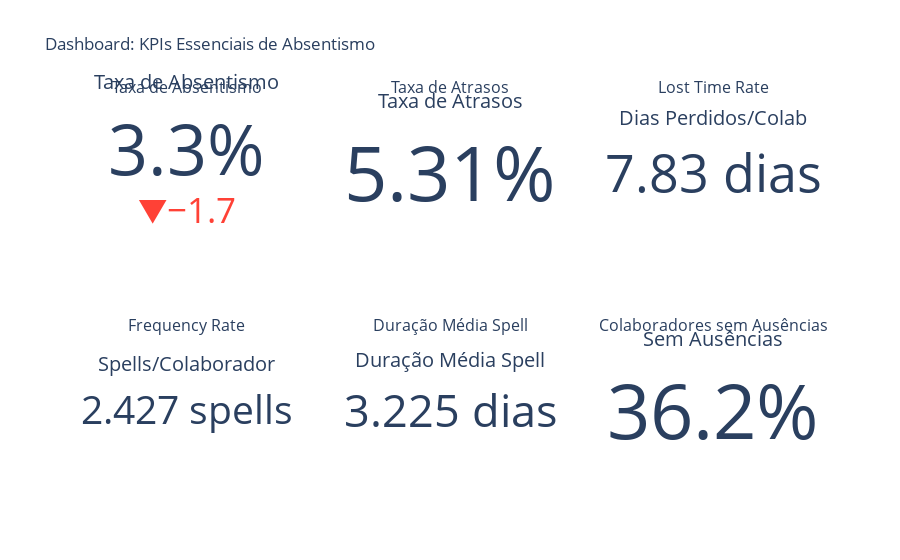
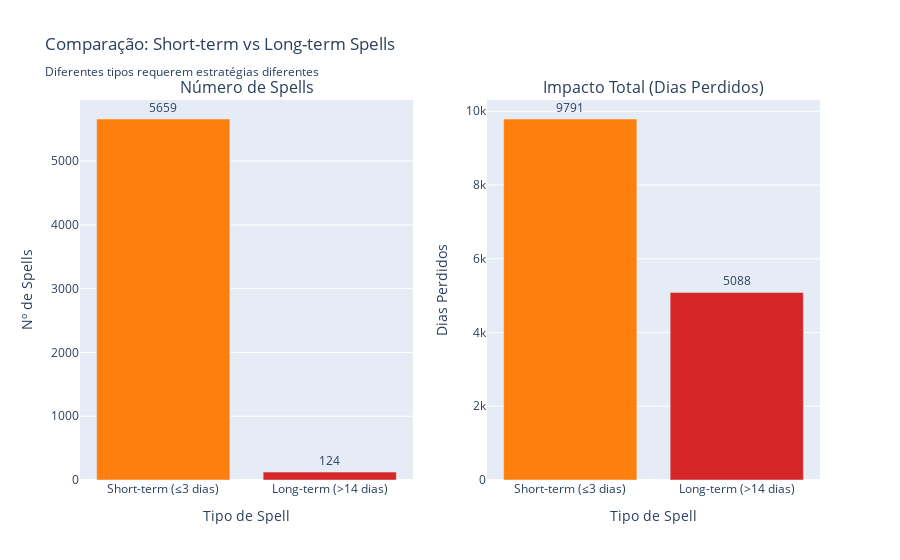

The cell these charts' notebook holds for them, in order:
### Markdown cell above
### 4.2: Visualizações de KPIs

### Code cell
# VIZ 1: Dashboard de KPIs principais (cards visuais)
from plotly.subplots import make_subplots

fig_kpis = make_subplots(
    rows=2, cols=3,
    specs=[[{"type": "indicator"}, {"type": "indicator"}, {"type": "indicator"}],
           [{"type": "indicator"}, {"type": "indicator"}, {"type": "indicator"}]],
    subplot_titles=('Taxa de Absentismo', 'Taxa de Atrasos', 'Lost Time Rate',
                    'Frequency Rate', 'Duração Média Spell', 'Colaboradores sem Ausências')
)

# KPI 1: Taxa de Absentismo
fig_kpis.add_trace(go.Indicator(
    mode="number+delta",
    value=taxa_absentismo_global,
    delta={'reference': 5, 'relative': False},  # Benchmark: 5% (típico para call centers)
    number={'suffix': "%"},
    title={'text': "Taxa de Absentismo"},
    domain={'x': [0, 1], 'y': [0, 1]}
), row=1, col=1)

# KPI 2: Taxa de Atrasos
fig_kpis.add_trace(go.Indicator(
    mode="number",
    value=taxa_atrasos,
    number={'suffix': "%"},
    title={'text': "Taxa de Atrasos"}
), row=1, col=2)

# KPI 3: Lost Time Rate
fig_kpis.add_trace(go.Indicator(
    mode="number",
    value=lost_time_rate,
    number={'suffix': " dias"},
    title={'text': "Dias Perdidos/Colab"}
), row=1, col=3)

# KPI 4: Frequency Rate
fig_kpis.add_trace(go.Indicator(
    mode="number",
    value=frequency_rate,
    number={'suffix': " spells"},
    title={'text': "Spells/Colaborador"}
), row=2, col=1)

# KPI 5: Mean Spell Duration
fig_kpis.add_trace(go.Indicator(
    mode="number",
    value=mean_spell_duration,
    number={'suffix': " dias"},
    title={'text': "Duração Média Spell"}
), row=2, col=2)

# KPI 6: Taxa Zero Ausências
fig_kpis.add_trace(go.Indicator(
    mode="number",
    value=taxa_zero_ausencias,
    number={'suffix': "%"},
    title={'text': "Sem Ausências"}
), row=2, col=3)

fig_kpis.update_layout(
    title_text='Dashboard: KPIs Essenciais de Absentismo',
    height=600
)

fig_kpis.show()

# VIZ 2: Comparação Short-term vs Long-term spells (impacto diferente)
spell_impact = pd.DataFrame({
    'Tipo': ['Short-term\n(≤3 dias)', 'Long-term\n(>14 dias)'],
    'Número de Spells': [
        df_spells['short_term'].sum(),
        df_spells['long_term'].sum()
    ],
    'Total de Dias': [
        df_spells[df_spells['short_term']]['duracao_dias'].sum(),
        df_spells[df_spells['long_term']]['duracao_dias'].sum()
    ]
})

fig_impact = make_subplots(
    rows=1, cols=2,
    subplot_titles=('Número de Spells', 'Impacto Total (Dias Perdidos)')
)

fig_impact.add_trace(
    go.Bar(
        x=spell_impact['Tipo'],
        y=spell_impact['Número de Spells'],
        marker_color=['#ff7f0e', '#d62728'],
        text=spell_impact['Número de Spells'],
        textposition='outside'
    ),
    row=1, col=1
)

fig_impact.add_trace(
    go.Bar(
        x=spell_impact['Tipo'],
        y=spell_impact['Total de Dias'],
        marker_color=['#ff7f0e', '#d62728'],
        text=spell_impact['Total de Dias'],
        textposition='outside'
    ),
    row=1, col=2
)

fig_impact.update_xaxes(title_text="Tipo de Spell", row=1, col=1)
fig_impact.update_xaxes(title_text="Tipo de Spell", row=1, col=2)
fig_impact.update_yaxes(title_text="Nº de Spells", row=1, col=1)
fig_impact.update_yaxes(title_text="Dias Perdidos", row=1, col=2)

fig_impact.update_layout(
    title_text='Comparação: Short-term vs Long-term Spells<br><sub>Diferentes tipos requerem estratégias diferentes</sub>',
    height=500,
    showlegend=False
)

fig_impact.show()

print('\n✓ Visualizações de KPIs criadas')

### Figure 1 — Plotly figure (JSON) as saved in the notebook; plotly's stock layout.template omitted (floating-point values rounded to 4 significant figures)
{"data": [{"delta": {"reference": 5, "relative": false}, "domain": {"x": [0, 0.2889], "y": [0.625, 1]}, "mode": "number+delta", "number": {"suffix": "%"}, "title": {"text": "Taxa de Absentismo"}, "type": "indicator", "value": 3.3}, {"domain": {"x": [0.3556, 0.6444], "y": [0.625, 1]}, "mode": "number", "number": {"suffix": "%"}, "title": {"text": "Taxa de Atrasos"}, "type": "indicator", "value": 5.312}, {"domain": {"x": [0.7111, 1], "y": [0.625, 1]}, "mode": "number", "number": {"suffix": " dias"}, "title": {"text": "Dias Perdidos/Colab"}, "type": "indicator", "value": 7.828}, {"domain": {"x": [0, 0.2889], "y": [0, 0.375]}, "mode": "number", "number": {"suffix": " spells"}, "title": {"text": "Spells/Colaborador"}, "type": "indicator", "value": 2.427}, {"domain": {"x": [0.3556, 0.6444], "y": [0, 0.375]}, "mode": "number", "number": {"suffix": " dias"}, "title": {"text": "Duração Média Spell"}, "type": "indicator", "value": 3.225}, {"domain": {"x": [0.7111, 1], "y": [0, 0.375]}, "mode": "number", "number": {"suffix": "%"}, "title": {"text": "Sem Ausências"}, "type": "indicator", "value": 36.22}], "layout": {"annotations": [{"font": {"size": 16}, "showarrow": false, "text": "Taxa de Absentismo", "x": 0.1444, "xanchor": "center", "xref": "paper", "y": 1, "yanchor": "bottom", "yref": "paper"}, {"font": {"size": 16}, "showarrow": false, "text": "Taxa de Atrasos", "x": 0.5, "xanchor": "center", "xref": "paper", "y": 1, "yanchor": "bottom", "yref": "paper"}, {"font": {"size": 16}, "showarrow": false, "text": "Lost Time Rate", "x": 0.8556, "xanchor": "center", "xref": "paper", "y": 1, "yanchor": "bottom", "yref": "paper"}, {"font": {"size": 16}, "showarrow": false, "text": "Frequency Rate", "x": 0.1444, "xanchor": "center", "xref": "paper", "y": 0.375, "yanchor": "bottom", "yref": "paper"}, {"font": {"size": 16}, "showarrow": false, "text": "Duração Média Spell", "x": 0.5, "xanchor": "center", "xref": "paper", "y": 0.375, "yanchor": "bottom", "yref": "paper"}, {"font": {"size": 16}, "showarrow": false, "text": "Colaboradores sem Ausências", "x": 0.8556, "xanchor": "center", "xref": "paper", "y": 0.375, "yanchor": "bottom", "yref": "paper"}], "autosize": true, "title": {"text": "Dashboard: KPIs Essenciais de Absentismo"}}}

### Figure 2 — Plotly figure (JSON) as saved in the notebook; plotly's stock layout.template omitted (floating-point values rounded to 4 significant figures)
{"data": [{"marker": {"color": ["#ff7f0e", "#d62728"]}, "text": [5659, 124], "textposition": "outside", "type": "bar", "x": ["Short-term\n(≤3 dias)", "Long-term\n(>14 dias)"], "xaxis": "x", "y": [5659, 124], "yaxis": "y"}, {"marker": {"color": ["#ff7f0e", "#d62728"]}, "text": [9791, 5088], "textposition": "outside", "type": "bar", "x": ["Short-term\n(≤3 dias)", "Long-term\n(>14 dias)"], "xaxis": "x2", "y": [9791, 5088], "yaxis": "y2"}], "layout": {"annotations": [{"font": {"size": 16}, "showarrow": false, "text": "Número de Spells", "x": 0.225, "xanchor": "center", "xref": "paper", "y": 1, "yanchor": "bottom", "yref": "paper"}, {"font": {"size": 16}, "showarrow": false, "text": "Impacto Total (Dias Perdidos)", "x": 0.775, "xanchor": "center", "xref": "paper", "y": 1, "yanchor": "bottom", "yref": "paper"}], "autosize": true, "showlegend": false, "title": {"text": "Comparação: Short-term vs Long-term Spells<br><sub>Diferentes tipos requerem estratégias diferentes</sub>"}, "xaxis": {"anchor": "y", "autorange": true, "domain": [0, 0.45], "range": [-0.5, 1.5], "title": {"text": "Tipo de Spell"}, "type": "category"}, "xaxis2": {"anchor": "y2", "autorange": true, "domain": [0.55, 1], "range": [-0.5, 1.5], "title": {"text": "Tipo de Spell"}, "type": "category"}, "yaxis": {"anchor": "x", "autorange": true, "domain": [0, 1], "range": [0, 5957.0], "title": {"text": "Nº de Spells"}, "type": "linear"}, "yaxis2": {"anchor": "x2", "autorange": true, "domain": [0, 1], "range": [0, 10310.0], "title": {"text": "Dias Perdidos"}, "type": "linear"}}}
